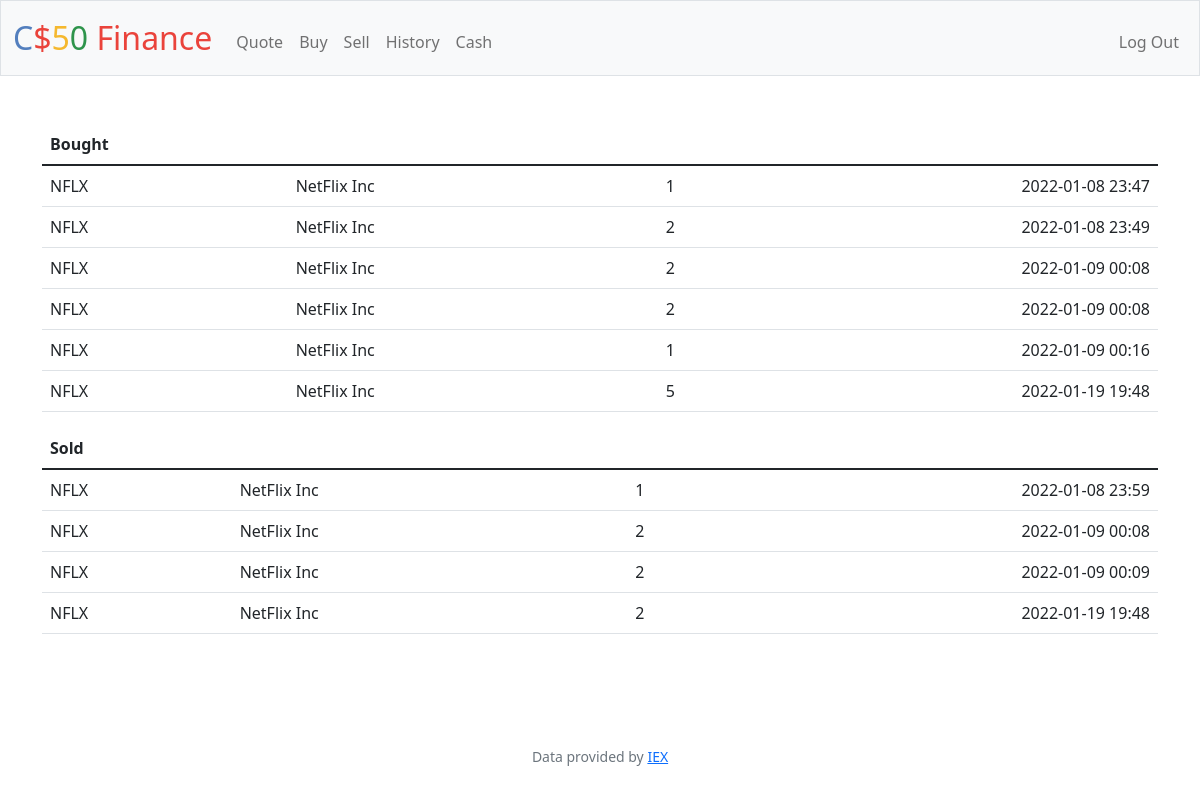
Screenshot of /history (signed in) with the database file from the repository.
### tables this page shows
CREATE TABLE history (id INTEGER, action TEXT NOT NULL, symbol TEXT NOT NULL, name TEXT NOT NULL, shares INTEGER NOT NULL, data NUMERIC NOT NULL);

### finance/app.py (the view)
@app.route("/history")
@login_required
def history():
    message = ""
    if request.method == "GET":
        sold = db.execute("SELECT * FROM history WHERE action = 'sell'")
        bought = db.execute("SELECT * FROM history WHERE action = 'buy'")
        return render_template("history.html", bought=bought, sold=sold)
    return apology(message)

### finance/app.py (called while the page is built)
@app.after_request
def after_request(response):
    response.headers["Cache-Control"] = "no-cache, no-store, must-revalidate"
    response.headers["Expires"] = 0
    response.headers["Pragma"] = "no-cache"
    return response

### finance/helpers.py (called while the page is built)
def login_required(f):
    @wraps(f)
    def decorated_function(*args, **kwargs):
        if session.get("user_id") is None:
            return redirect("/login")
        return f(*args, **kwargs)
    return decorated_function

### finance/templates/history.html (shortened to what this page needs)
{% extends "layout.html"%}
{% block main %}
    <table class="table tablestriped" >
        <thead>
            <tr>
                <th class="text-start" >Bought</th>
            </tr>
        </thead>
        <tbody>
            {% for itens in bought %}
                <tr>
                    <td class="text-start" >{{ itens["symbol"] }}</td>
                    <td class="text-start" >{{ itens["name"] }}</td>
                    <td class="text-end" >{{ itens["shares"] }}</td>
                    <td class="text-end" >{{ itens["data"] }}</td>
                </tr>
            {% endfor %}
    </table>
    <table class="table tablestriped">
        <thead>
            <tr>
                <th class="text-start">Sold</th>
            </tr>
        </thead>
        <tbody>
            {% for itens in sold %}
                <tr>
                    <td class="text-start" >{{ itens["symbol"] }}</td>
                    <td class="text-start" >{{ itens["name"] }}</td>
                    <td class="text-end" >{{ itens["shares"] }}</td>
                    <td class="text-end" >{{ itens["data"] }}</td>
                </tr>
            {% endfor %}
        </tbody>
    </table>
{% endblock %}

### finance/templates/layout.html (shortened to what this page needs)
<!DOCTYPE html>
<html lang="en">
    <head>
        <link href="https://cdn.jsdelivr.net/npm/bootstrap@5.1.3/dist/css/bootstrap.min.css" rel="stylesheet">
        <link href="/static/styles.css" rel="stylesheet">
    </head>
    <body>
        <nav class="bg-light border navbar navbar-expand-md navbar-light">
            <div class="container-fluid">
                <a class="navbar-brand" href="/"><span class="blue">C</span><span class="red">$</span><span class="yellow">5</span><span class="green">0</span> <span class="red">Finance</span></a>
                <div class="collapse navbar-collapse" id="navbar">
                    {% if session["user_id"] %}
                        <ul class="navbar-nav me-auto mt-2">
                            <li class="nav-item"><a class="nav-link" href="/quote">Quote</a></li>
                            <li class="nav-item"><a class="nav-link" href="/buy">Buy</a></li>
                            <li class="nav-item"><a class="nav-link" href="/sell">Sell</a></li>
                            <li class="nav-item"><a class="nav-link" href="/history">History</a></li>
                            <li class="nav-item"><a class="nav-link" href="/cash">Cash</a></li>
                        </ul>
                        <ul class="navbar-nav ms-auto mt-2">
                            <li class="nav-item"><a class="nav-link" href="/logout">Log Out</a></li>
                        </ul>
                    {% else %}
                        <ul class="navbar-nav ms-auto mt-2">
                            <li class="nav-item"><a class="nav-link" href="/register">Register</a></li>
                            <li class="nav-item"><a class="nav-link" href="/login">Log In</a></li>
                        </ul>
                    {% endif %}
                </div>
            </div>
        </nav>
        <main class="container py-5 text-center">
            {% block main %}{% endblock %}
        </main>
        <footer class="mb-5 small text-center text-muted">
            <div class="container-fluid py-5 text-middle">
                Data provided by <a href="https://iexcloud.io/">IEX</a>
            </div>
        </footer>
    </body>
</html>

### finance/static/styles.css (style rules this page uses)
nav .navbar-brand { font-size: xx-large; }
nav .navbar-brand .blue { color: #537fbe; }
nav .navbar-brand .red { color: #ea433b; }
nav .navbar-brand .yellow { color: #f5b82e; }
nav .navbar-brand .green { color: #2e944b; }

### rows the page displays
history: symbol "NFLX", name "NetFlix Inc", shares "1", data "2022-01-08 23:47"
history: symbol "NFLX", name "NetFlix Inc", shares "2", data "2022-01-08 23:49"
history: symbol "NFLX", name "NetFlix Inc", shares "2", data "2022-01-09 00:08"
history: symbol "NFLX", name "NetFlix Inc", shares "2", data "2022-01-09 00:08"
history: symbol "NFLX", name "NetFlix Inc", shares "1", data "2022-01-09 00:16"
history: symbol "NFLX", name "NetFlix Inc", shares "5", data "2022-01-19 19:48"
history: symbol "NFLX", name "NetFlix Inc", shares "1", data "2022-01-08 23:59"
history: symbol "NFLX", name "NetFlix Inc", shares "2", data "2022-01-09 00:08"
history: symbol "NFLX", name "NetFlix Inc", shares "2", data "2022-01-09 00:09"
history: symbol "NFLX", name "NetFlix Inc", shares "2", data "2022-01-19 19:48"
